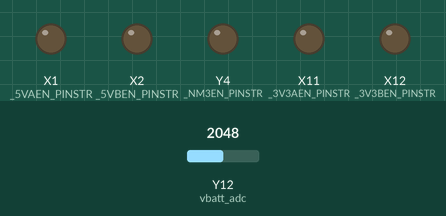
The program below on a simulated pyboard running MicroPython. On the bench: output pins drawn as LEDs (lit = HIGH). Inputs (shaded band) come from the test bench; at power-on: Y12 (vbatt_adc) = 2048 (analog values on the 0–4095 scale). What the program prints to the serial console is not drawn.

Above: at 4.0 s.
Timing chart, 0 to 13.0 s (numbered marks = the images above):
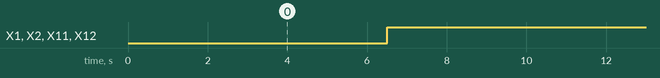

The program:

powermodule.py
```python
# (licence header left out)
"""MicroPython Driver for PowerModule control onboard the PYBD Expansion Board."""

import pyb

# Pin Names
_NM3EN_PINSTR = 'Y4'
_5VAEN_PINSTR = 'X1'
_5VBEN_PINSTR = 'X2'
_3V3AEN_PINSTR = 'X11'
_3V3BEN_PINSTR = 'X12'
_VBATT_PINSTR = 'Y12'


class PowerModule:
    """PowerModule control."""

    #def __init__(self):


    def __call__(self):
        return self

    def get_vbatt_reading(self):
        """Read VBatt level on ADC."""
        vbatt_adc = pyb.ADC(pyb.Pin(_VBATT_PINSTR, pyb.Pin.IN))
        vbatt_val = vbatt_adc.read()  # between 0 and 4095.
        # Convert to volts
        # potential divider of 100K and 390K.
        vbatt_volts = 4.9 * (vbatt_val / 4096.0) * 3.3
        return vbatt_volts

    def enable_nm3(self):
        """Enable power to the NM3."""
        # Set Pin as input so it is pulled high.
        pyb.Pin(_NM3EN_PINSTR, pyb.Pin.IN)

    def disable_nm3(self):
        """Disable power to the NM3."""
        # Set Pin as output and drive low.
        pyb.Pin(_NM3EN_PINSTR, pyb.Pin.OUT, value=0)

    def enable_5v_a(self):
        """Enable power to the 5V A."""
        # Set Pin as output and drive high.
        pyb.Pin(_5VAEN_PINSTR, pyb.Pin.OUT, value=1)

    def disable_5v_a(self):
        """Disable power to the 5V A."""
        # Set Pin as input so it is pulled low.
        pyb.Pin(_5VAEN_PINSTR, pyb.Pin.IN)

    def enable_5v_b(self):
        """Enable power to the 5V B."""
        # Set Pin as output and drive high.
        pyb.Pin(_5VBEN_PINSTR, pyb.Pin.OUT, value=1)

    def disable_5v_b(self):
        """Disable power to the 5V B."""
        # Set Pin as input so it is pulled low.
        pyb.Pin(_5VBEN_PINSTR, pyb.Pin.IN)

    def enable_3v3_a(self):
        """Enable power to the 3V3 A. Note this is supplied from the PYBD 3v3 Regulator."""
        # Set Pin as output and drive high.
        pyb.Pin(_3V3AEN_PINSTR, pyb.Pin.OUT, value=1)

    def disable_3v3_a(self):
        """Disable power to the 3V3 A."""
        # Set Pin as input so it is pulled low.
        pyb.Pin(_3V3AEN_PINSTR, pyb.Pin.IN)

    def enable_3v3_b(self):
        """Enable power to the 3V3 B. Note this is supplied from the PYBD 3v3 Regulator."""
        # Set Pin as output and drive high.
        pyb.Pin(_3V3BEN_PINSTR, pyb.Pin.OUT, value=1)

    def disable_3v3_b(self):
        """Disable power to the 3V3 B."""
        # Set Pin as input so it is pulled low.
        pyb.Pin(_3V3BEN_PINSTR, pyb.Pin.IN)


def main():
    import pyb
    # Cycle Power
    pyb.Pin.board.EN_3V3.off()
    pyb.delay(1000)

    pyb.Pin.board.EN_3V3.on()
    pyb.delay(500)

    # Create device
    power_module = PowerModule()

    while True:

        # Measure VBatt
        vbatt_volts = power_module.get_vbatt_reading()
        print("vbatt_volts=" + str(vbatt_volts) + "V")

        print("Disable Outputs")

        # Disable all Outputs
        power_module.disable_nm3()
        power_module.disable_3v3_a()
        power_module.disable_3v3_b()
        power_module.disable_5v_a()
        power_module.disable_5v_b()

        pyb.delay(5000)

        print("Enable Outputs")

        # Enable all Outputs
        power_module.enable_nm3()
        power_module.enable_3v3_a()
        power_module.enable_3v3_b()
        power_module.enable_5v_a()
        power_module.enable_5v_b()

        pyb.delay(5000)


if __name__ == '__main__':
    main()
```

Measured:
- by itself, X1 (_5VAEN_PINSTR), X2 (_5VBEN_PINSTR), X11 (_3V3AEN_PINSTR), X12 (_3V3BEN_PINSTR): LOW → HIGH at 6.5 s
